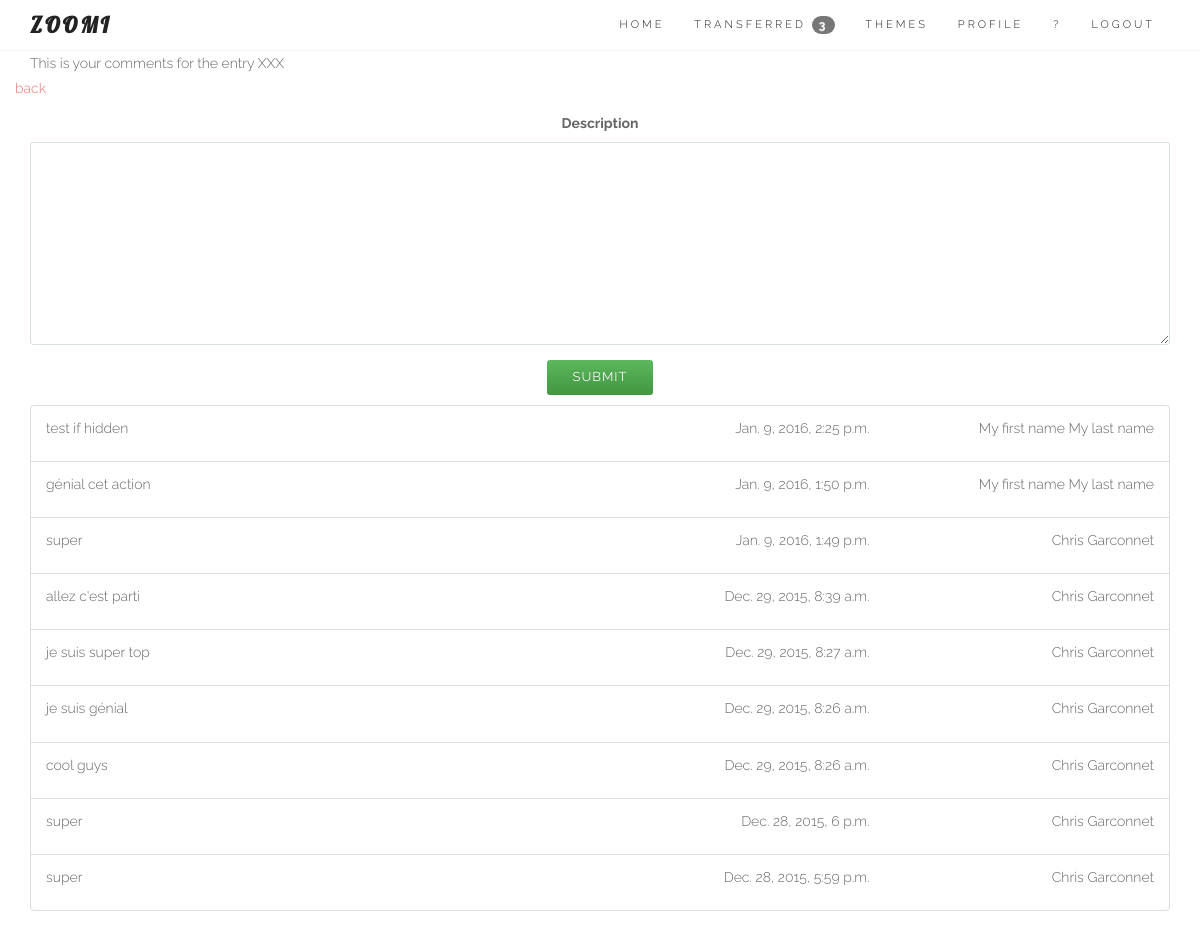
Screenshot of /entries/39/comment/ (signed in) with the database file from the repository.
### core/models.py (models this page shows, shortened)
class UserProfile(models.Model):
	user = models.OneToOneField(User, on_delete=models.CASCADE)
	company = models.CharField(max_length=50)
	def get_entry_transfered(self):
		return self.user.entry_set.filter(transfered=True, done=False).count()

class Comment(models.Model):
	user = models.ForeignKey(User)
	entry = models.ForeignKey(Entry)
	description = models.TextField(null=True, blank=True)
	source = models.IntegerField(choices=SOURCE_CHOICES, null=True, blank=True)
	created_at = models.DateTimeField(auto_now_add=True)

### core/views.py (the view, shortened to what this page needs)
# urls.py: url(r'^entries/(?P<pk>\d+)/comment/$', login_required(coreviews.CommentListAppendView.as_view()), name='commentlist'),
class CommentListAppendView(ListCommentView):
	model = coremodels.Comment
	template_name = 'comment/list.html'
	context_object_name = 'comment'
	def get_context_data(self, **kwargs):
		context = super(CommentListAppendView, self).get_context_data(**kwargs)
		entry = coremodels.Entry.objects.filter(Q(user=self.request.user) | Q(assignees=self.request.user), id=self.kwargs['pk'])
		print(entry.count())
		context['nb_entry'] = entry.count()
		return context
	def get_queryset(self):
		entry = coremodels.Entry.objects.filter(Q(user=self.request.user) | Q(assignees=self.request.user), id=self.kwargs['pk'])
		print(entry.count())
		self.nb_entry = '666'
		if entry:
			entry = entry[0]
			print('coucou')
		return coremodels.Comment.objects.filter(entry=entry).order_by('-created_at')

### core/models.py
class CommentCreateForm(ModelForm):
	class Meta:
		model = Comment
		fields = ['description'] # the form on the homepage
	def __init__(self, *args, **kwargs): # current_business, as parameter (cf Creeam)
		super(CommentCreateForm, self).__init__(*args, **kwargs)
		self.fields['description'].widget.attrs['autofocus'] = "on"

### core/models.py (called while the page is built)
	def get(self, request, *args, **kwargs):
		self.object_list = self.get_queryset()
		allow_empty = self.get_allow_empty()
		if not allow_empty and len(self.object_list) == 0:
			raise Http404(_(u"Empty list and '%(class_name)s.allow_empty' is False.")
							% {'class_name': self.__class__.__name__})
		self.object = None
		form_class = self.get_form_class()
		form = self.get_form(form_class)
		context = self.get_context_data(object_list=self.object_list, form=form)
		return self.render_to_response(context)

### templates/comment/list.html (shortened to what this page needs)
{% extends "base/theme.html" %}
{% load sitegate %}
{% load staticfiles %}
{% block page_sub_title %}
This is your comments for the entry XXX
{% endblock %}
{% block content %}
<link rel="stylesheet" href="{% static "css/zoomi.css" %}">
<section id="services">
	<div class="container">
{% if nb_entry %}
		<div class="row ">
			<a href="/">back</a>
				{% include 'comment/create.html' %}
		</div>
{% else %}
This entry do not exist or is no longer assigned to you
{% endif %}
		<div class="row ">
			<div class="col-lg-12 text-center">
						<ul id="comment_list">
						   	{% for objects in object_list %}
{% block detail %}
									{% include 'comment/details.html' %}
{% endblock %}
							{% endfor %}
						</ul>
			</div>
		</div>
	</div>
</section>
{% endblock %}

### templates/base/theme.html (shortened to what this page needs)
{% load staticfiles %}
{% load widget_tweaks %}
<!DOCTYPE html>
<html lang="en">
<head>
{% block css_js %}
		<link rel="stylesheet" href="https://maxcdn.bootstrapcdn.com/bootstrap/3.3.6/css/bootstrap.min.css">
		<link rel="stylesheet" href="https://maxcdn.bootstrapcdn.com/bootstrap/3.3.6/css/bootstrap-theme.min.css">
	<link href="{% static "css/font-awesome.min.css" %}" rel="stylesheet" media="screen">
	<link href="{% static "css/simple-line-icons.css" %}" rel="stylesheet" media="screen">
	<link href="{% static "css/animate.css" %}" rel="stylesheet">
	<link href="{% static "css/style.css" %}" rel="stylesheet" media="screen">
	<link rel="stylesheet" href="https://code.jquery.com/mobile/1.4.5/jquery.mobile-1.4.5.min.css" />
{% endblock %}
</head>
<body>
{% block navigation %}
	<header class="header">
		<nav class="navbar navbar-custom" role="navigation">
			<div class="container">
				<div class="navbar-header">
					<a class="navbar-brand" href="/">Zoomi</a>
				</div>
				<div class="collapse navbar-collapse" id="custom-collapse" data-role="navbar">
					<ul class="nav navbar-nav navbar-right">
						<li><a href="/">Home</a></li>
						{% if user.is_authenticated %}
						<li>
						    <a class="page-scroll" href="/transferred">Transferred <span class="badge">{{ user.userprofile.get_entry_transfered }}</span></a>
						</li>
						<li>
						    <a class="page-scroll" href="/themes">Themes</a>
						</li>
						<li>
						    <a class="page-scroll" href="/user/details">Profile</a>
						</li>
						<li>
						    <a class="page-scroll" href="/releases">?</a>
						</li>
						<li>
						    <a class="page-scroll" href="/logout">Logout</a>
						</li>
						{% else %}
						<li>
						    <a class="page-scroll" href="/entrance">Log in</a>
						</li>
						{% endif %}
 					</ul>
				</div>
			</div>
		</nav>
	</header>
{% endblock %}
<div class="container">
	<div class="row">
		<div class="col-sm-12">
{% block page_sub_title %}
{% endblock %}
		</div>
	</div>
</div>
{% block content %}{% endblock %}
</body>
</html>

### templates/comment/details.html
<li id="entry_{{ objects.id }}" class="list-group-item {% if objects.section == 1 %}active{% endif %}">
  	<div class="row">
  		<div class="col-xs-6 col-sm-6 col-md-6 text-left">
  			{{ objects.description|linebreaks }}
  		</div>
  		<div class="col-xs-3 col-sm-3 col-md-3 text-right">
  			{{ objects.created_at }}
  		</div>
  		<div class="col-xs-3 col-sm-3 col-md-3 text-right">
  			{{ objects.user.get_full_name }}
  		</div>
	</div>
</li>

### static/css/style.css (style rules this page uses)
body { font: 300 14px/1.8 'Raleway', sans-serif; color: #666; overflow-x: hidden; }
a { color: #E7746F; }
.navbar a, .form-control { -webkit-transition: all 0.4s ease-in-out 0s; -moz-transition: all 0.4s ease-in-out 0s; -ms-transition: all 0.4s ease-in-out 0s; -o-transition: all 0.4s ease-in-out 0s; transition: all 0.4s ease-in-out 0s; }
a, .btn { -webkit-transition: all 0.125s ease-in-out 0s; -moz-transition: all 0.125s ease-in-out 0s; -ms-transition: all 0.125s ease-in-out 0s; -o-transition: all 0.125s ease-in-out 0s; transition: all 0.125s ease-in-out 0s; }
.btn, .form-control, .form-control:hover, .form-control:focus, .navbar-custom .dropdown-menu { -webkit-box-shadow: none; box-shadow: none; }
.btn, .iconbox, .progress, #filter li, .scroll-up a, .form-control, .input-group-addon { -webkit-border-radius: 3px; -moz-border-radius: 3px; -o-border-radius: 3px; border-radius: 3px; }
.form-control { background: #FFF; border: 1px solid #D8E1E4; font-size: 12px; padding: 0 15px; }
textarea.form-control { padding: 15px; max-width: 100%; min-width: 100%; }
.header { border-bottom: 1px solid #f5f5f5; position: relative; width: 100%; z-index: 998; }
.navbar-custom { border: 0; border-radius: 0; margin: 0; text-transform: uppercase; font-family: Raleway, sans-serif; }
.navbar-custom, .navbar-custom .dropdown-menu { background: #fff; padding: 0; }
.navbar-custom .navbar-brand, .navbar-custom .navbar-nav > li > a, .navbar-custom .navbar-nav .dropdown-menu > li > a { font-size: 11px; letter-spacing: 3px; color: #222; }
.navbar-custom .navbar-brand { font-weight: 700; font-size: 22px; font-family: Lobster, cursive; }

### static/css/zoomi.css (style rules this page uses)
html { position: relative; min-height: 100%; }
body { margin-bottom: 130px; }
ul { padding: 0; text-align: left; list-style: none; }

### rows the page displays
Comment: description "test if hidden", created_at "Jan. 9, 2016, 2:25 p.m.", user.get_full_name "My first name My last name"
Comment: description "génial cet action", created_at "Jan. 9, 2016, 1:50 p.m.", user.get_full_name "My first name My last name"
Comment: description "super", created_at "Jan. 9, 2016, 1:49 p.m.", user.get_full_name "Chris Garconnet"
Comment: description "allez c'est parti", created_at "Dec. 29, 2015, 8:39 a.m.", user.get_full_name "Chris Garconnet"
Comment: description "je suis super top", created_at "Dec. 29, 2015, 8:27 a.m.", user.get_full_name "Chris Garconnet"
Comment: description "je suis génial", created_at "Dec. 29, 2015, 8:26 a.m.", user.get_full_name "Chris Garconnet"
Comment: description "cool guys", created_at "Dec. 29, 2015, 8:26 a.m.", user.get_full_name "Chris Garconnet"
Comment: description "super", created_at "Dec. 28, 2015, 6 p.m.", user.get_full_name "Chris Garconnet"
Comment: description "super", created_at "Dec. 28, 2015, 5:59 p.m.", user.get_full_name "Chris Garconnet"

### other values shown
{{ user.userprofile.get_entry_transfered }} "3"
{{ field.label }} "Description"
